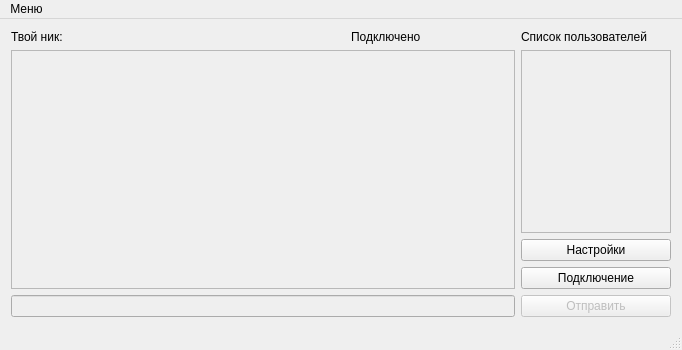
<?xml version="1.0" encoding="UTF-8"?>
<ui version="4.0">
 <class>MainWindow</class>
 <widget class="QMainWindow" name="MainWindow">
  <property name="geometry">
   <rect>
    <x>0</x>
    <y>0</y>
    <width>682</width>
    <height>350</height>
   </rect>
  </property>
  <property name="windowTitle">
   <string>MainWindow</string>
  </property>
  <property name="windowIcon">
   <iconset>
    <normaloff>Iconka-Meow-Cat-tied.ico</normaloff>Iconka-Meow-Cat-tied.ico</iconset>
  </property>
  <widget class="QWidget" name="centralWidget">
   <layout class="QGridLayout" name="gridLayout_2">
    <item row="0" column="0">
     <layout class="QGridLayout" name="gridLayout">
      <item row="5" column="2">
       <widget class="QPushButton" name="connect_button">
        <property name="text">
         <string>Подключение</string>
        </property>
       </widget>
      </item>
      <item row="6" column="0">
       <widget class="QLineEdit" name="send_message_line">
        <property name="enabled">
         <bool>false</bool>
        </property>
        <property name="focusPolicy">
         <enum>Qt::WheelFocus</enum>
        </property>
       </widget>
      </item>
      <item row="3" column="0" rowspan="3">
       <widget class="QTextEdit" name="read_text_field">
        <property name="enabled">
         <bool>false</bool>
        </property>
        <property name="readOnly">
         <bool>true</bool>
        </property>
       </widget>
      </item>
      <item row="4" column="2">
       <widget class="QPushButton" name="option_button">
        <property name="text">
         <string>Настройки</string>
        </property>
       </widget>
      </item>
      <item row="0" column="2">
       <widget class="QLabel" name="userlist_label">
        <property name="text">
         <string>Список пользователей</string>
        </property>
       </widget>
      </item>
      <item row="6" column="2">
       <widget class="QPushButton" name="send_button">
        <property name="enabled">
         <bool>false</bool>
        </property>
        <property name="text">
         <string>Отправить</string>
        </property>
        <property name="shortcut">
         <string>Return</string>
        </property>
        <property name="autoDefault">
         <bool>true</bool>
        </property>
        <property name="default">
         <bool>true</bool>
        </property>
       </widget>
      </item>
      <item row="3" column="2">
       <widget class="QListWidget" name="userlist_field">
        <property name="enabled">
         <bool>false</bool>
        </property>
        <property name="minimumSize">
         <size>
          <width>150</width>
          <height>0</height>
         </size>
        </property>
        <property name="maximumSize">
         <size>
          <width>150</width>
          <height>16777215</height>
         </size>
        </property>
       </widget>
      </item>
      <item row="0" column="0">
       <layout class="QHBoxLayout" name="horizontalLayout">
        <item>
         <widget class="QLabel" name="your_nick_static_label">
          <property name="text">
           <string>Твой ник:</string>
          </property>
         </widget>
        </item>
        <item>
         <widget class="QLabel" name="your_nick_label">
          <property name="text">
           <string/>
          </property>
         </widget>
        </item>
        <item>
         <widget class="QLabel" name="connect_status_label">
          <property name="text">
           <string>Подключено</string>
          </property>
         </widget>
        </item>
       </layout>
      </item>
     </layout>
    </item>
   </layout>
  </widget>
  <widget class="QMenuBar" name="menuBar">
   <property name="geometry">
    <rect>
     <x>0</x>
     <y>0</y>
     <width>682</width>
     <height>21</height>
    </rect>
   </property>
   <widget class="QMenu" name="menu">
    <property name="title">
     <string>Меню</string>
    </property>
    <addaction name="action"/>
   </widget>
   <addaction name="menu"/>
  </widget>
  <widget class="QStatusBar" name="statusBar"/>
  <action name="action">
   <property name="text">
    <string>О программе</string>
   </property>
  </action>
 </widget>
 <layoutdefault spacing="6" margin="11"/>
 <resources/>
 <connections/>
</ui>
